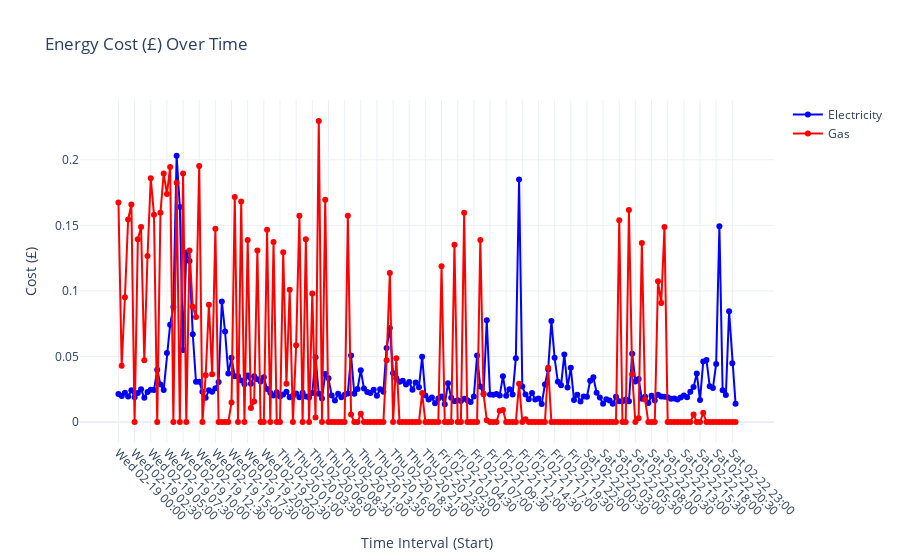

Notebook code for this chart:
### Markdown cell above
# Run charts

### Code cell
no_of_days = 4

df_summary = df_both.groupby(["day", "weekday"]).agg(
    count=("gas_consumption", "count"),  # Counting records in each group
    mean_gas=("gas_consumption", "mean"),
    total_gas=("gas_consumption", "sum"),
    mean_electricity=("electricity_consumption", "mean"),
    total_electricity=("electricity_consumption", "sum")
).reset_index().sort_values(by="day", ascending=False)

list_days = df_summary[0:no_of_days]['day'].to_list()
print(list_days)

# display chart
df_week = df_both[df_both['day'].isin(list_days)].copy()
# convert to costs
df_week['gas_cost'] = df_week['gas_consumption'] * 11.16 * 0.0641
df_week['electricity_cost'] = df_week['electricity_consumption'] * .2606

fig = get_plot(df_week, 'both', 'cost')
fig.show()

### Figure 1 — Plotly figure (JSON) as saved in the notebook; plotly's stock layout.template omitted (floating-point values rounded to 4 significant figures; data arrays with more than 128 entries replaced by an {"elided": "..."} marker saying what was removed)
{"data": [{"line": {"color": "blue"}, "mode": "lines+markers", "name": "Electricity", "type": "scatter", "x": {"elided": "192 str values"}, "y": {"elided": "192 float values"}}, {"line": {"color": "red"}, "mode": "lines+markers", "name": "Gas", "type": "scatter", "x": {"elided": "192 str values"}, "y": {"elided": "192 float values"}}], "layout": {"title": {"text": "Energy Cost (£) Over Time"}, "xaxis": {"tickangle": 45, "title": {"text": "Time Interval (Start)"}}, "yaxis": {"title": {"text": "Cost (£)"}}}}
